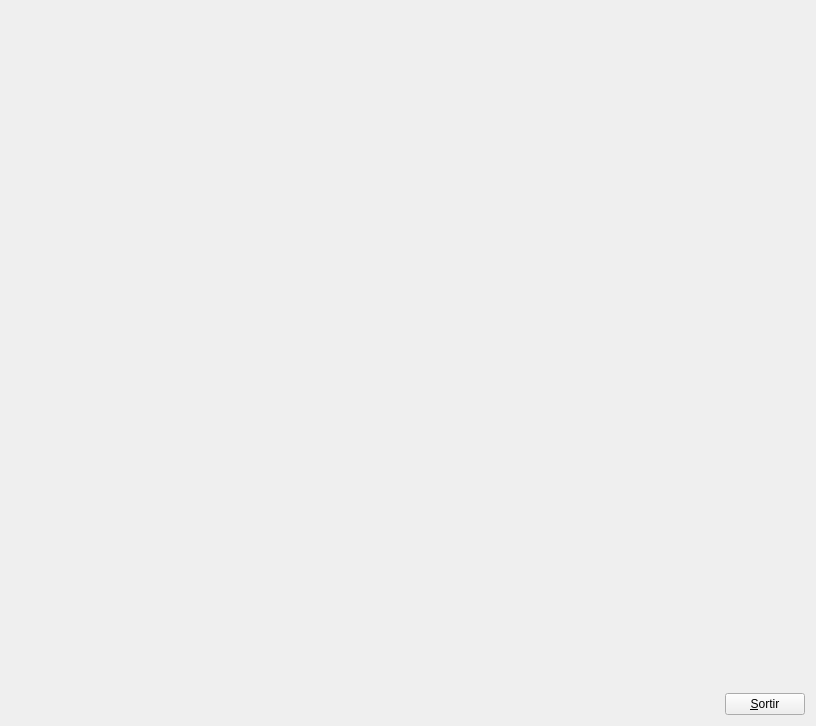
<?xml version="1.0" encoding="UTF-8"?>
<ui version="4.0">
 <class>MyForm</class>
 <widget class="QWidget" name="MyForm">
  <property name="geometry">
   <rect>
    <x>0</x>
    <y>0</y>
    <width>816</width>
    <height>726</height>
   </rect>
  </property>
  <property name="windowTitle">
   <string>IDI-Lab</string>
  </property>
  <layout class="QHBoxLayout" name="horizontalLayout">
   <item>
    <widget class="MyGLWidget" name="widget" native="true">
     <property name="sizePolicy">
      <sizepolicy hsizetype="Expanding" vsizetype="Expanding">
       <horstretch>0</horstretch>
       <verstretch>0</verstretch>
      </sizepolicy>
     </property>
     <property name="minimumSize">
      <size>
       <width>50</width>
       <height>50</height>
      </size>
     </property>
    </widget>
   </item>
   <item>
    <layout class="QVBoxLayout" name="verticalLayout">
     <item>
      <spacer name="verticalSpacer">
       <property name="orientation">
        <enum>Qt::Vertical</enum>
       </property>
       <property name="sizeHint" stdset="0">
        <size>
         <width>20</width>
         <height>40</height>
        </size>
       </property>
      </spacer>
     </item>
     <item>
      <widget class="QPushButton" name="pushButton">
       <property name="sizePolicy">
        <sizepolicy hsizetype="Fixed" vsizetype="Fixed">
         <horstretch>0</horstretch>
         <verstretch>0</verstretch>
        </sizepolicy>
       </property>
       <property name="text">
        <string>&amp;Sortir</string>
       </property>
      </widget>
     </item>
    </layout>
   </item>
  </layout>
 </widget>
 <customwidgets>
  <customwidget>
   <class>MyGLWidget</class>
   <extends>QWidget</extends>
   <header>MyGLWidget.h</header>
   <container>1</container>
  </customwidget>
 </customwidgets>
 <resources/>
 <connections>
  <connection>
   <sender>pushButton</sender>
   <signal>clicked()</signal>
   <receiver>MyForm</receiver>
   <slot>close()</slot>
   <hints>
    <hint type="sourcelabel">
     <x>796</x>
     <y>596</y>
    </hint>
    <hint type="destinationlabel">
     <x>839</x>
     <y>529</y>
    </hint>
   </hints>
  </connection>
 </connections>
</ui>
